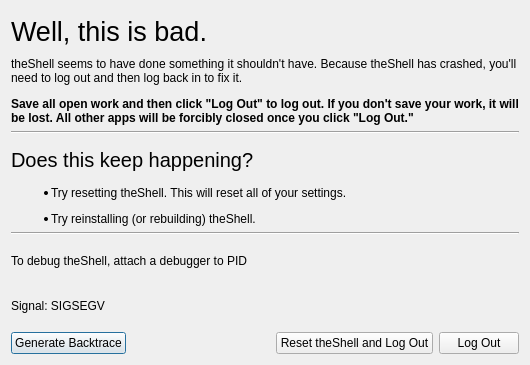
<?xml version="1.0" encoding="UTF-8"?>
<ui version="4.0">
 <class>SegfaultDialog</class>
 <widget class="QDialog" name="SegfaultDialog">
  <property name="geometry">
   <rect>
    <x>0</x>
    <y>0</y>
    <width>530</width>
    <height>365</height>
   </rect>
  </property>
  <property name="minimumSize">
   <size>
    <width>530</width>
    <height>0</height>
   </size>
  </property>
  <property name="baseSize">
   <size>
    <width>530</width>
    <height>0</height>
   </size>
  </property>
  <property name="windowTitle">
   <string>theShell Error</string>
  </property>
  <property name="windowIcon">
   <iconset theme="dialog-error">
    <normaloff>.</normaloff>.</iconset>
  </property>
  <layout class="QVBoxLayout" name="verticalLayout">
   <property name="sizeConstraint">
    <enum>QLayout::SetMinimumSize</enum>
   </property>
   <item>
    <widget class="QLabel" name="label">
     <property name="font">
      <font>
       <pointsize>20</pointsize>
      </font>
     </property>
     <property name="text">
      <string>Well, this is bad.</string>
     </property>
    </widget>
   </item>
   <item>
    <widget class="QLabel" name="label_2">
     <property name="text">
      <string>&lt;html&gt;&lt;head/&gt;&lt;body&gt;&lt;p&gt;theShell seems to have done something it shouldn't have. Because theShell has crashed, you'll need to log out and then log back in to fix it.&lt;/p&gt;&lt;p&gt;&lt;span style=&quot; font-weight:600;&quot;&gt;Save all open work and then click &amp;quot;Log Out&amp;quot; to log out. If you don't save your work, it will be lost. All other apps will be forcibly closed once you click &amp;quot;Log Out.&amp;quot;&lt;/span&gt;&lt;/p&gt;&lt;/body&gt;&lt;/html&gt;</string>
     </property>
     <property name="textFormat">
      <enum>Qt::RichText</enum>
     </property>
     <property name="scaledContents">
      <bool>false</bool>
     </property>
     <property name="wordWrap">
      <bool>true</bool>
     </property>
    </widget>
   </item>
   <item>
    <widget class="Line" name="line">
     <property name="orientation">
      <enum>Qt::Horizontal</enum>
     </property>
    </widget>
   </item>
   <item>
    <widget class="QLabel" name="label_4">
     <property name="font">
      <font>
       <pointsize>15</pointsize>
      </font>
     </property>
     <property name="text">
      <string>Does this keep happening?</string>
     </property>
    </widget>
   </item>
   <item>
    <widget class="QLabel" name="label_5">
     <property name="text">
      <string>&lt;html&gt;&lt;head/&gt;&lt;body&gt;&lt;ul style=&quot;margin-top: 0px; margin-bottom: 0px; margin-left: 0px; margin-right: 0px; -qt-list-indent: 1;&quot;&gt;&lt;li style=&quot; margin-top:12px; margin-bottom:12px; margin-left:0px; margin-right:0px; -qt-block-indent:0; text-indent:0px;&quot;&gt;Try resetting theShell. This will reset all of your settings.&lt;/li&gt;&lt;li style=&quot; margin-top:12px; margin-bottom:12px; margin-left:0px; margin-right:0px; -qt-block-indent:0; text-indent:0px;&quot;&gt;Try reinstalling (or rebuilding) theShell.&lt;/li&gt;&lt;/ul&gt;&lt;/body&gt;&lt;/html&gt;</string>
     </property>
    </widget>
   </item>
   <item>
    <widget class="Line" name="line_2">
     <property name="orientation">
      <enum>Qt::Horizontal</enum>
     </property>
    </widget>
   </item>
   <item>
    <widget class="QLabel" name="label_3">
     <property name="text">
      <string>To debug theShell, attach a debugger to PID</string>
     </property>
    </widget>
   </item>
   <item>
    <widget class="QLabel" name="signal">
     <property name="text">
      <string>Signal: SIGSEGV</string>
     </property>
    </widget>
   </item>
   <item>
    <layout class="QHBoxLayout" name="horizontalLayout">
     <item>
      <widget class="QPushButton" name="pushButton_2">
       <property name="text">
        <string>Generate Backtrace</string>
       </property>
       <property name="icon">
        <iconset theme="emblem-warning">
         <normaloff>.</normaloff>.</iconset>
       </property>
      </widget>
     </item>
     <item>
      <spacer name="horizontalSpacer">
       <property name="orientation">
        <enum>Qt::Horizontal</enum>
       </property>
       <property name="sizeHint" stdset="0">
        <size>
         <width>40</width>
         <height>20</height>
        </size>
       </property>
      </spacer>
     </item>
     <item>
      <widget class="QPushButton" name="pushButton_3">
       <property name="text">
        <string>Reset theShell and Log Out</string>
       </property>
       <property name="icon">
        <iconset theme="view-refresh"/>
       </property>
      </widget>
     </item>
     <item>
      <widget class="QPushButton" name="pushButton">
       <property name="text">
        <string>Log Out</string>
       </property>
       <property name="icon">
        <iconset theme="system-log-out">
         <normaloff>.</normaloff>.</iconset>
       </property>
      </widget>
     </item>
    </layout>
   </item>
  </layout>
 </widget>
 <resources/>
 <connections/>
</ui>
